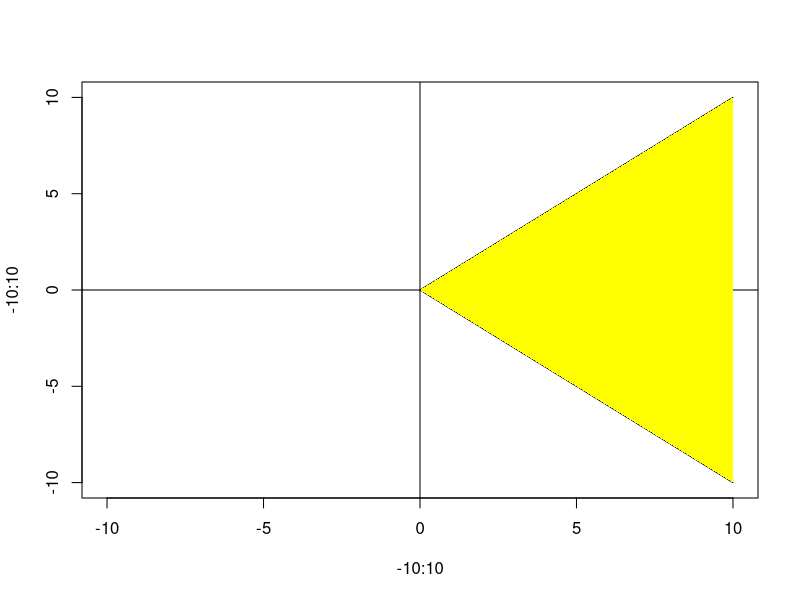
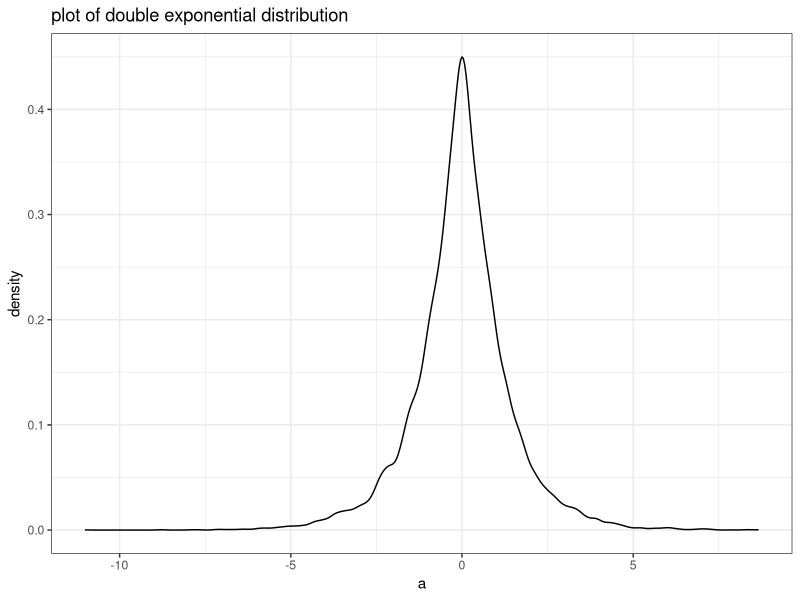

Write the R code that produced these figures, in order.
## ---- chunk 1
library(tidyverse)
require(magrittr)
require(plyr)
ggplot2::theme_set(ggplot2::theme_bw())
knitr::opts_chunk$set(fig.align = 'center')
## ---- chunk 2
x = 0:10
y_high = 0:10
y_low = 0:-10

plot(-10:10,-10:10, type = "n")
lines(x, y_high)
lines(x, y_low)
abline(h = 0, v = 0)
polygon(c(x,rev(x)), c(y_high,rev(y_low)), col = "yellow", border = NA,)
## ---- chunk 3
data = data.frame(a = c(rexp(10000,1),-rexp(10000,1)))
ggplot(data = data, aes(x=a)) + geom_density() +
  labs(title = "plot of double exponential distribution")
